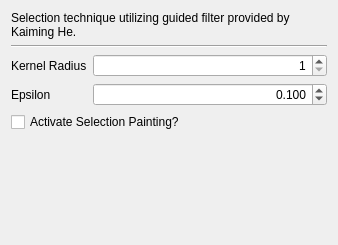
<?xml version="1.0" encoding="UTF-8"?>
<ui version="4.0">
 <class>KisToolSelectGuidedOptionsWidget</class>
 <widget class="QWidget" name="KisToolSelectGuidedOptionsWidget">
  <property name="geometry">
   <rect>
    <x>0</x>
    <y>0</y>
    <width>338</width>
    <height>245</height>
   </rect>
  </property>
  <layout class="QFormLayout" name="formLayout">
   <item row="0" column="0" colspan="2">
    <widget class="QLabel" name="Fast">
     <property name="text">
      <string>Selection technique utilizing guided filter provided by Kaiming He.</string>
     </property>
     <property name="wordWrap">
      <bool>true</bool>
     </property>
    </widget>
   </item>
   <item row="1" column="0" colspan="2">
    <widget class="Line" name="line">
     <property name="orientation">
      <enum>Qt::Horizontal</enum>
     </property>
    </widget>
   </item>
   <item row="2" column="0">
    <widget class="QLabel" name="patchRadiusLabel_2">
     <property name="sizePolicy">
      <sizepolicy hsizetype="Minimum" vsizetype="Preferred">
       <horstretch>0</horstretch>
       <verstretch>0</verstretch>
      </sizepolicy>
     </property>
     <property name="text">
      <string>Kernel Radius</string>
     </property>
     <property name="buddy">
      <cstring>patchRadiusLabel</cstring>
     </property>
    </widget>
   </item>
   <item row="2" column="1">
    <widget class="QSpinBox" name="kernel_radius">
     <property name="sizePolicy">
      <sizepolicy hsizetype="MinimumExpanding" vsizetype="Fixed">
       <horstretch>0</horstretch>
       <verstretch>0</verstretch>
      </sizepolicy>
     </property>
     <property name="alignment">
      <set>Qt::AlignRight|Qt::AlignTrailing|Qt::AlignVCenter</set>
     </property>
     <property name="minimum">
      <number>1</number>
     </property>
     <property name="maximum">
      <number>100</number>
     </property>
    </widget>
   </item>
   <item row="3" column="0">
    <widget class="QLabel" name="patchRadiusLabel">
     <property name="sizePolicy">
      <sizepolicy hsizetype="Minimum" vsizetype="Preferred">
       <horstretch>0</horstretch>
       <verstretch>0</verstretch>
      </sizepolicy>
     </property>
     <property name="text">
      <string>Epsilon</string>
     </property>
     <property name="buddy">
      <cstring>patchRadiusLabel</cstring>
     </property>
    </widget>
   </item>
   <item row="3" column="1">
    <widget class="QDoubleSpinBox" name="epsilon">
     <property name="sizePolicy">
      <sizepolicy hsizetype="MinimumExpanding" vsizetype="Fixed">
       <horstretch>0</horstretch>
       <verstretch>0</verstretch>
      </sizepolicy>
     </property>
     <property name="alignment">
      <set>Qt::AlignRight|Qt::AlignTrailing|Qt::AlignVCenter</set>
     </property>
     <property name="decimals">
      <number>3</number>
     </property>
     <property name="minimum">
      <double>0.010000000000000</double>
     </property>
     <property name="maximum">
      <double>1.000000000000000</double>
     </property>
     <property name="singleStep">
      <double>0.010000000000000</double>
     </property>
     <property name="value">
      <double>0.100000000000000</double>
     </property>
    </widget>
   </item>
   <item row="4" column="0" colspan="2">
    <widget class="QCheckBox" name="activate_selection_painting">
     <property name="text">
      <string>Activate Selection Painting?</string>
     </property>
    </widget>
   </item>
   <item row="5" column="1">
    <spacer name="verticalSpacer">
     <property name="orientation">
      <enum>Qt::Vertical</enum>
     </property>
     <property name="sizeHint" stdset="0">
      <size>
       <width>0</width>
       <height>0</height>
      </size>
     </property>
    </spacer>
   </item>
  </layout>
 </widget>
 <resources/>
 <connections/>
</ui>
